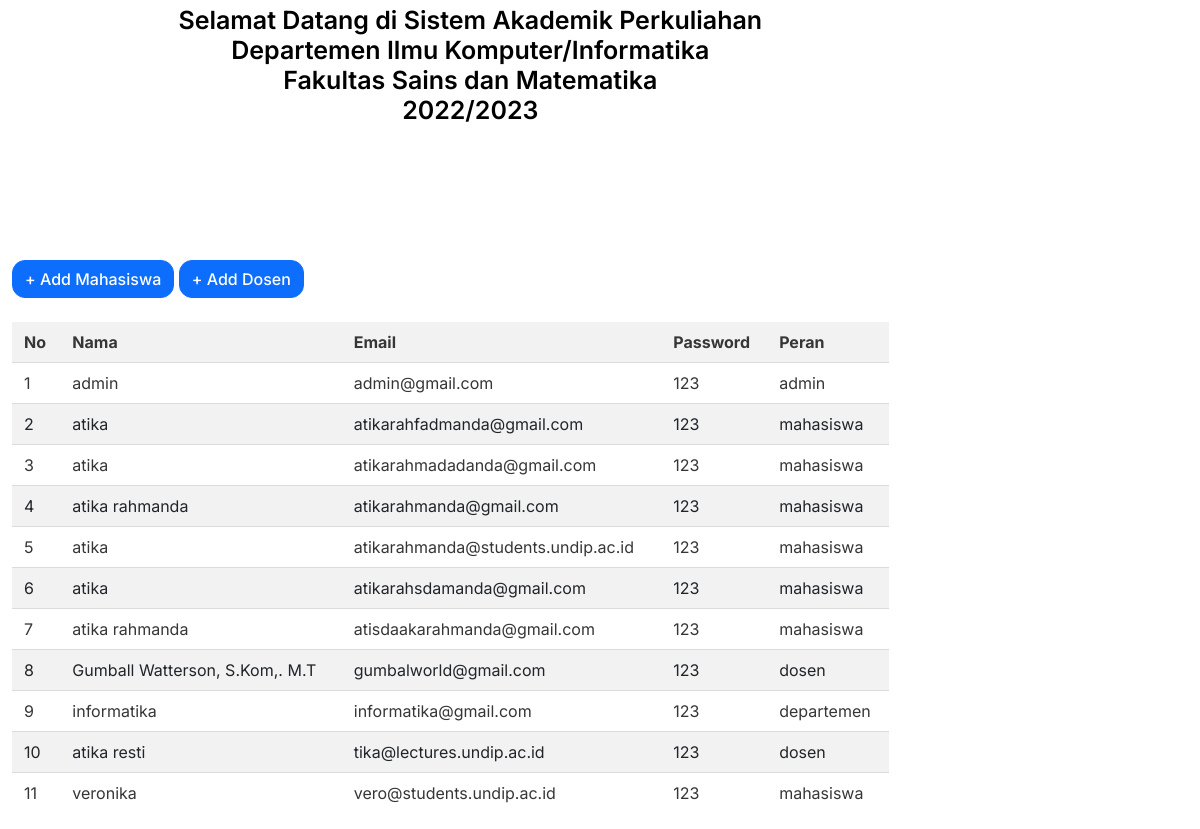
Page /srs21.php (lower part) on the earlier database version.
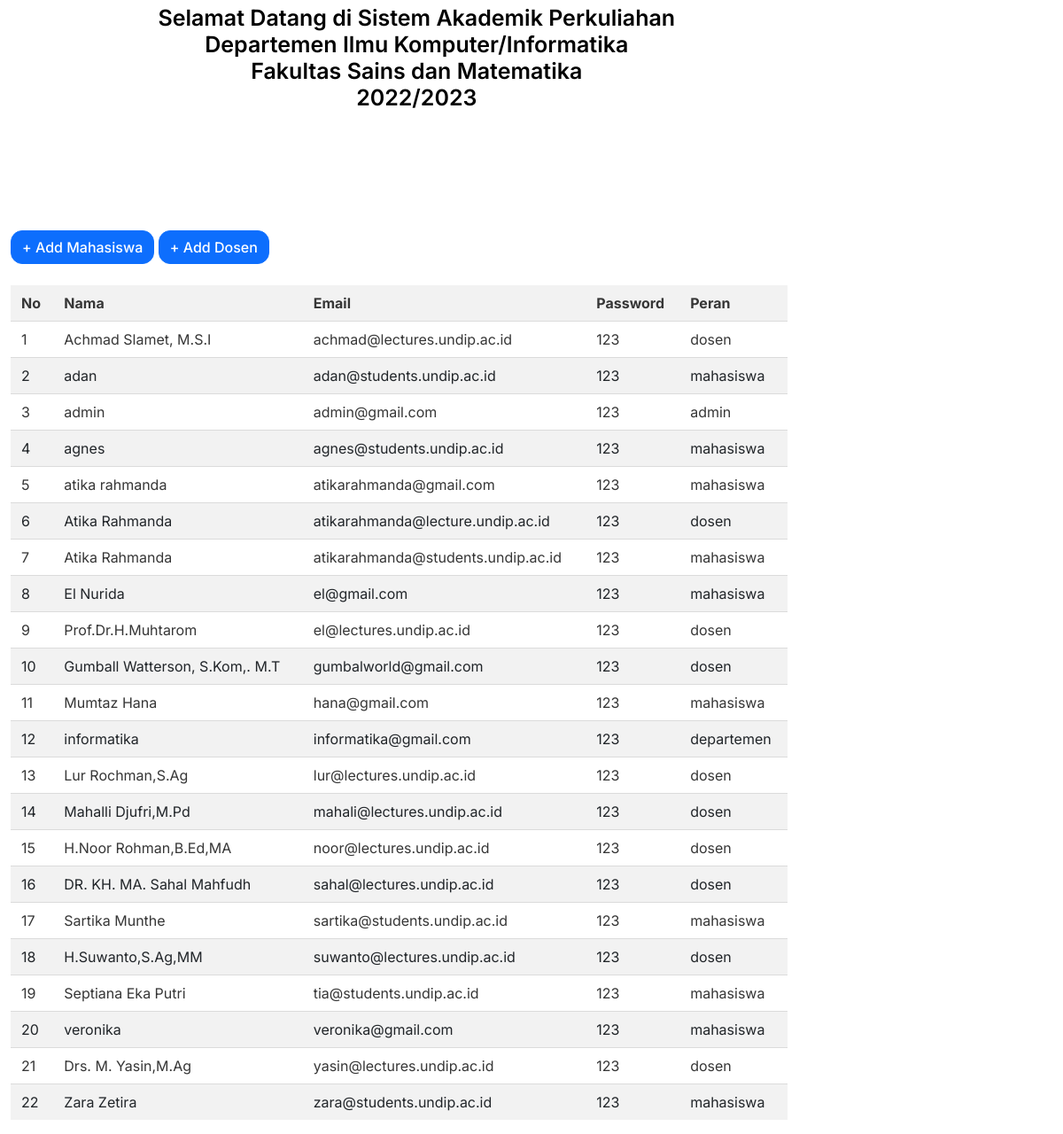
Same page on the later database version.
### tables this page shows
CREATE TABLE `user` (
  `nama` varchar(100) NOT NULL,
  `email` varchar(50) NOT NULL,
  `password` varchar(100) NOT NULL,
  `peran` varchar(15) NOT NULL
);

### srs21.php (the view, shortened to what this page needs)
<div class="row">
  <?php include 'navbaradmin.php' ?>
      <div class="col-10">
      <div class="roq">
          <div class="batas" style="text-align: center;font-size: 25px;font-weight: 200;">
              <h2>Selamat Datang di Sistem Akademik Perkuliahan  <br>
                  Departemen Ilmu Komputer/Informatika <br>
                  Fakultas Sains dan Matematika <br>
                  2022/2023</h2> <br>
          </div>
      </div>
      <form action="" method="post">
      <a class="btn btn-primary" href="registrasimahasiswa.php">+ Add Mahasiswa</a>
      <a class="btn btn-primary" href="registrasidosen.php">+ Add Dosen</a> <br><br>
        <table class="table table-striped">
          <tr>
            <th>No</th>
            <th>Nama</th>
            <th>Email</th>
            <th>Password</th>
            <th>Peran</th>
          </tr>
          <?php
          $no = 1;
          $data = mysqli_query($db,"select * from user");
          while($d = mysqli_fetch_array($data)){
              ?>
              <tr>
                <td><?php echo $no++; ?></td>
                <td><?php echo $d['nama']; ?></td>
                <td><?php echo $d['email']; ?></td>
                <td><?php echo $d['password']; ?></td>
                <td><?php echo $d['peran']; ?></td>
                        </tr>
                        <?php } ?>
        </table>
        </form>

### stylesheets.css (style rules this page uses)
body { color: #000000; margin: 0; font-family: 'Inter', sans-serif; }
form { margin-top: 77px; }
.btn { border-radius: 13px !important; font-size: 16px !important; font-weight: 500 !important; }
* { margin: 0; padding: 0; -webkit-box-sizing: border-box; box-sizing: border-box; }
a { color: black; cursor: pointer; text-decoration: none; }
.batas { margin-top: 30px; margin-left: 40px; }
.batas h2 { font-weight: 600; font-size: 25px; color: black; margin-bottom: 20px; }

Differences in the rows shown:
removed user: nama "atika", email "atikarahfadmanda@gmail.com", password "123", peran "mahasiswa"
removed user: nama "atika", email "atikarahmadadanda@gmail.com", password "123", peran "mahasiswa"
removed user: nama "atika", email "atikarahsdamanda@gmail.com", password "123", peran "mahasiswa"
removed user: nama "atika rahmanda", email "atisdaakarahmanda@gmail.com", password "123", peran "mahasiswa"
removed user: nama "atika resti", email "tika@lectures.undip.ac.id", password "123", peran "dosen"
removed user: nama "veronika", email "vero@students.undip.ac.id", password "123", peran "mahasiswa"
added user: nama "Achmad Slamet, M.S.I", email "achmad@lectures.undip.ac.id", password "123", peran "dosen"
added user: nama "adan", email "adan@students.undip.ac.id", password "123", peran "mahasiswa"
added user: nama "agnes", email "agnes@students.undip.ac.id", password "123", peran "mahasiswa"
added user: nama "Atika Rahmanda", email "atikarahmanda@lecture.undip.ac.id", password "123", peran "dosen"
changed user "atikarahmanda@students.undip.ac.id": nama "atika" → "Atika Rahmanda"
added user: nama "El Nurida", email "el@gmail.com", password "123", peran "mahasiswa"
added user: nama "Prof.Dr.H.Muhtarom", email "el@lectures.undip.ac.id", password "123", peran "dosen"
added user: nama "Mumtaz Hana", email "hana@gmail.com", password "123", peran "mahasiswa"
added user: nama "Lur Rochman,S.Ag", email "lur@lectures.undip.ac.id", password "123", peran "dosen"
added user: nama "Mahalli Djufri,M.Pd", email "mahali@lectures.undip.ac.id", password "123", peran "dosen"
added user: nama "H.Noor Rohman,B.Ed,MA", email "noor@lectures.undip.ac.id", password "123", peran "dosen"
added user: nama "DR. KH. MA. Sahal Mahfudh", email "sahal@lectures.undip.ac.id", password "123", peran "dosen"
added user: nama "Sartika Munthe", email "sartika@students.undip.ac.id", password "123", peran "mahasiswa"
added user: nama "H.Suwanto,S.Ag,MM", email "suwanto@lectures.undip.ac.id", password "123", peran "dosen"
added user: nama "Septiana Eka Putri", email "tia@students.undip.ac.id", password "123", peran "mahasiswa"
added user: nama "veronika", email "veronika@gmail.com", password "123", peran "mahasiswa"
added user: nama "Drs. M. Yasin,M.Ag", email "yasin@lectures.undip.ac.id", password "123", peran "dosen"
added user: nama "Zara Zetira", email "zara@students.undip.ac.id", password "123", peran "mahasiswa"
